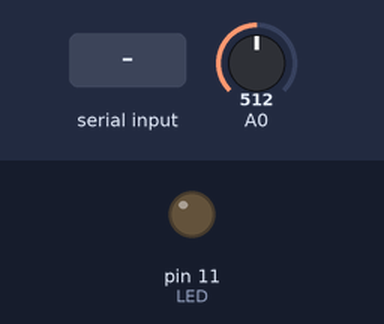
A sketch run on a simulated Arduino Uno, built with avr-gcc and run on an emulated ATmega328P. On the bench: output pins drawn as LEDs (lit = HIGH). The test bench sets the inputs (shaded band); at power-on: A0 = 512. What the sketch prints to the serial monitor is not drawn.

Above: at 1.2 s.
1.3 s: byte 1 (1) received over Serial
At 2.7 s:
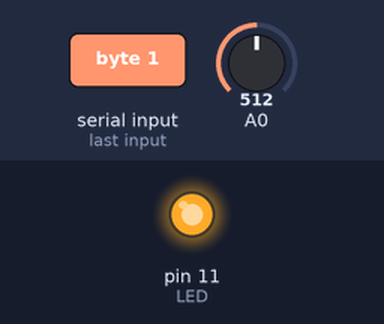
4.5 s: "1" received over Serial
At 5.3 s:
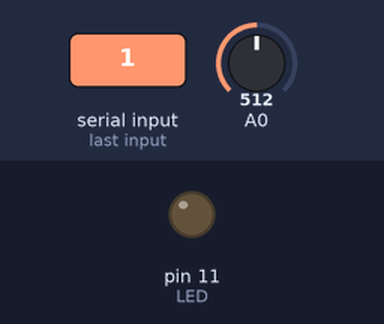
Timing chart, 0 to 7.5 s (numbered marks = the images above; inputs shaded):
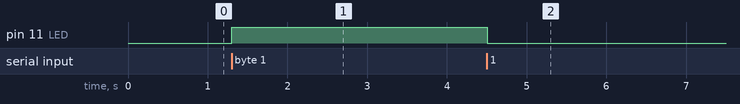

Measured:
- after the input at 1.3 s, pin 11 (LED): LOW → HIGH at once
- after the input at 4.5 s, pin 11 (LED): HIGH → LOW at once

The sketch:

sketch_may14_bluetooth.ino
```cpp
//analogWriteを使う場合は、3番、5番、6番、9番、10番、11番のディジタルピンを使う必要がある
const int LED = 11;
const int MAX_VALUE = 256;
const int INCRESING_VALUE = 24;
const int DECREASING_VALUE = 24;
int rsvData = 0;
int sensorVal = 0;

void setup()
{
  pinMode(LED, OUTPUT);
  Serial.begin(9600);
}

void loop()
{
//  digitalWrite(LED, HIGH);

  // 受信処理
  if(Serial.available() > 0){
    rsvData = Serial.read();
    if(rsvData == 1){
      digitalWrite(LED, HIGH);
    }else if(rsvData == 2){
      //
    } else if(rsvData == 3) {
      //
    } else {
      digitalWrite(LED, LOW);
    }
  }

  //センサー読み取り～送信
  sensorVal = analogRead(0);
  sensorVal = sensorVal>>2; //10bit->8bit値
  Serial.write(sensorVal);

  //ウェイト
  delay(100);
}

//後で使う用
void blink() {
  for ( int led_value = 0; led_value < MAX_VALUE; led_value += INCRESING_VALUE ) {
    analogWrite( LED, led_value );
    delay( 30 );
  }
  for ( int led_value = 255; led_value > -1; led_value -= DECREASING_VALUE ) {
    analogWrite( LED, led_value );
    delay( 30);
  }
}
```
